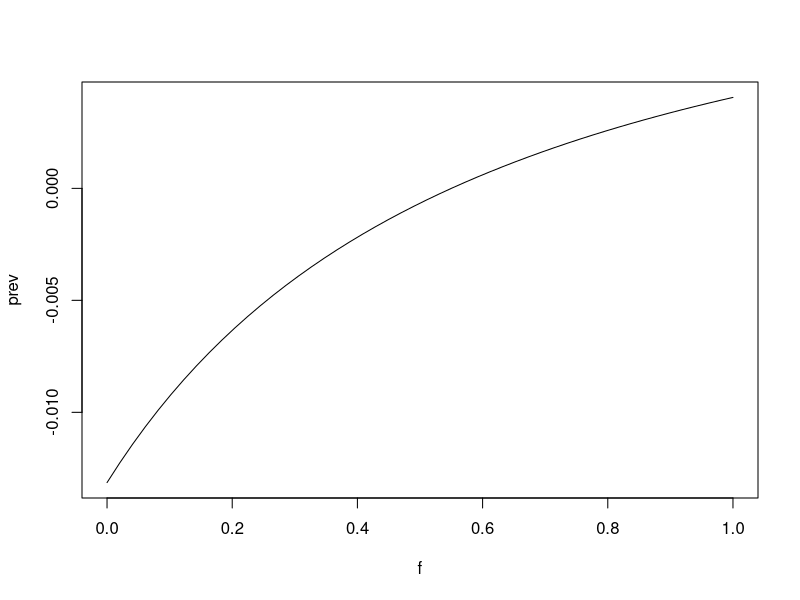

Generate this figure with R:
rm(list=ls(all=TRUE)) #clears workspace

K = 1000000
gamma = 91.25#E -> I
rho = 30#I -> C
lambda = 0.5#force of infection
b = 0.5#births
mu = 0.15#natural mortality
c = 1.05e-06#strength of density dependence
alpha = 2#disease mortality

f <- seq(0,1,length=50)

Nstar <- K - f/c
Istar_n <- (gamma*lambda)*(b*K + 2*f*K - (b*f)/c - (f^2)/c - c*K^2) 
Istar_d <- ((mu+f+alpha+rho)*(mu+f+gamma)*(mu+f+lambda))
Istar <- Istar_n/Istar_d
prev <- Istar/Nstar

plot(f,prev,type="l")
